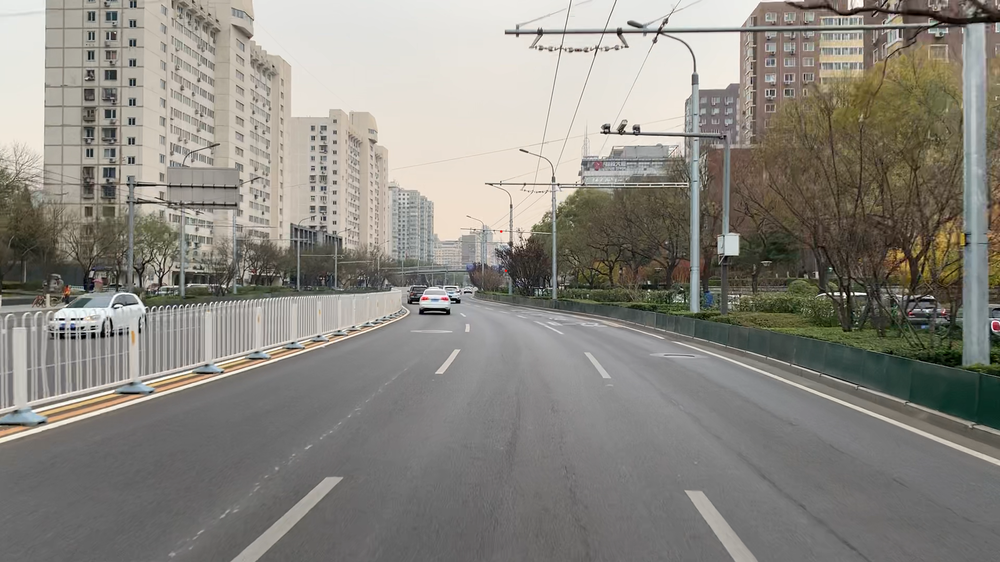
#> input picture 02_Project_FindingLaneLines/test_real.png, 1000 x 562 px, shrunk from 1920 x 1080 before the run
$ python 02_11_CannytoDetectLaneLines_modified.py
#> lines starting #> are read from the running program, lines starting #| are printed output that depends on the picture
# doing all the relevant imports
import matplotlib.pyplot as plt
import matplotlib.image as mpimg
import numpy as np
import cv2  # bring in OpenCV libraries

# Read in the image and convert to grayscale
image = cv2.imread('test_real.png')
#> image is the input picture: shape (562, 1000, 3); mean B, G, R 127.6, 134.9, 138
plt.imshow(image)
plt.show()
gray = cv2.cvtColor(image, cv2.COLOR_RGB2GRAY)  # grayscale conversion
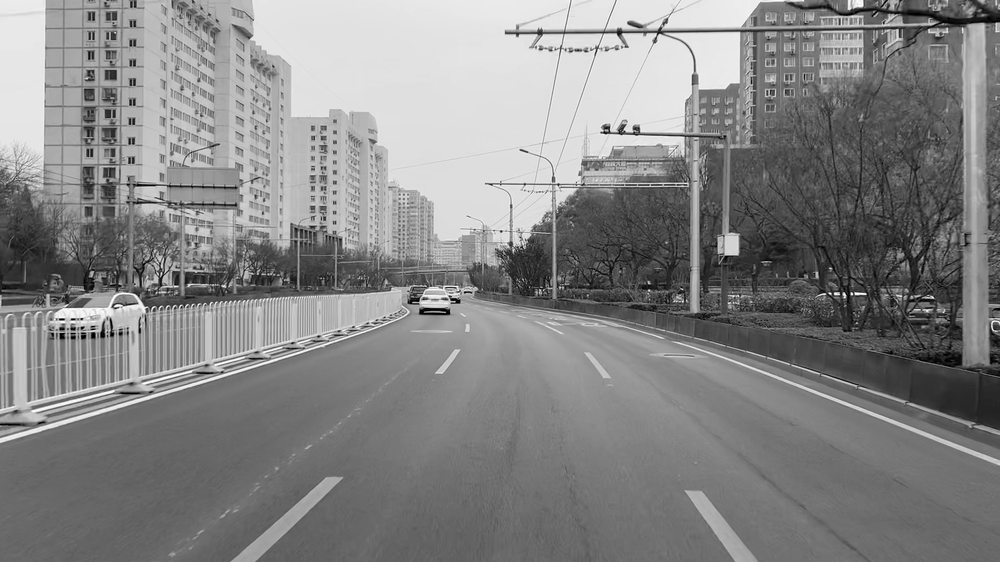
#> gray: shape (562, 1000); min 0, max 255, mean 133.1
plt.imshow(gray)
plt.show()
plt.imshow(gray, cmap='gray')
plt.show()

# Define a kernel size for Gaussian smoothing / blurring
# Note: this step is optional as cv.2Canny() applies a 5*5 Gaussian internally
kernel_size = 5
blur_gray = cv2.GaussianBlur(gray, (kernel_size, kernel_size), 0)
image_15 = cv2.GaussianBlur(image, (15, 15), 0)
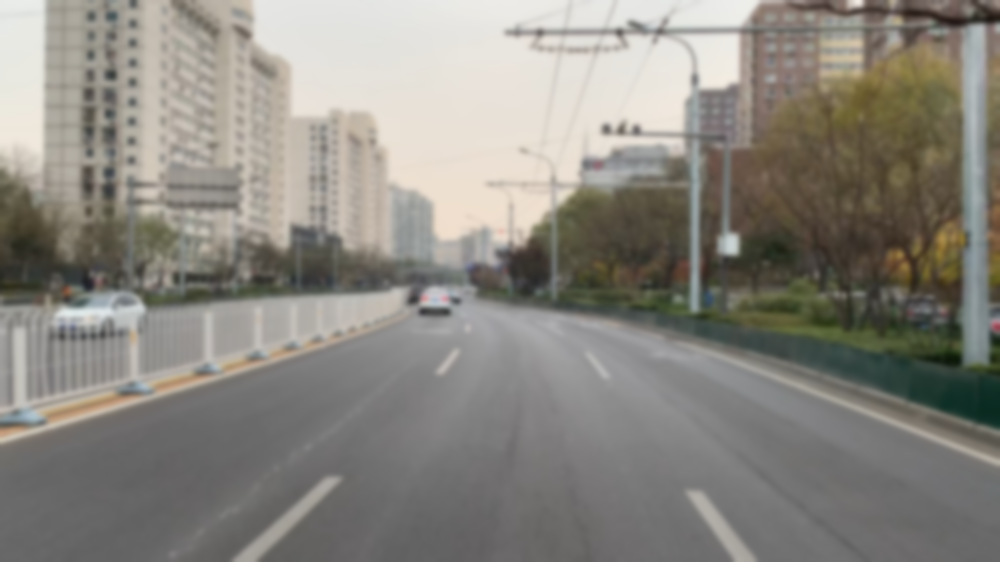
#> image_15: shape (562, 1000, 3); mean B, G, R 127.6, 134.9, 138
plt.imshow(blur_gray, cmap='gray')
plt.show()
plt.imshow(image_15)
plt.show()

# Define parameters for Canny and run it
# NOTE: if you try running this code you might want to change these!
low_threshold = 50
high_threshold = 150
edges = cv2.Canny(blur_gray, low_threshold, high_threshold)
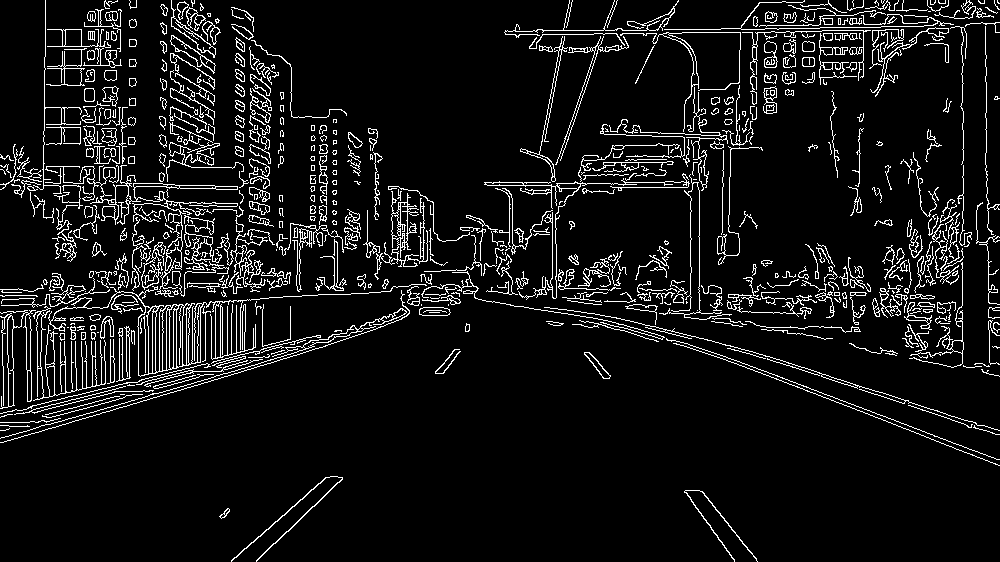
#> edges: shape (562, 1000); 8% white in thin lines or dots

# Display the image
plt.imshow(edges, cmap='Greys_r')
plt.show()
